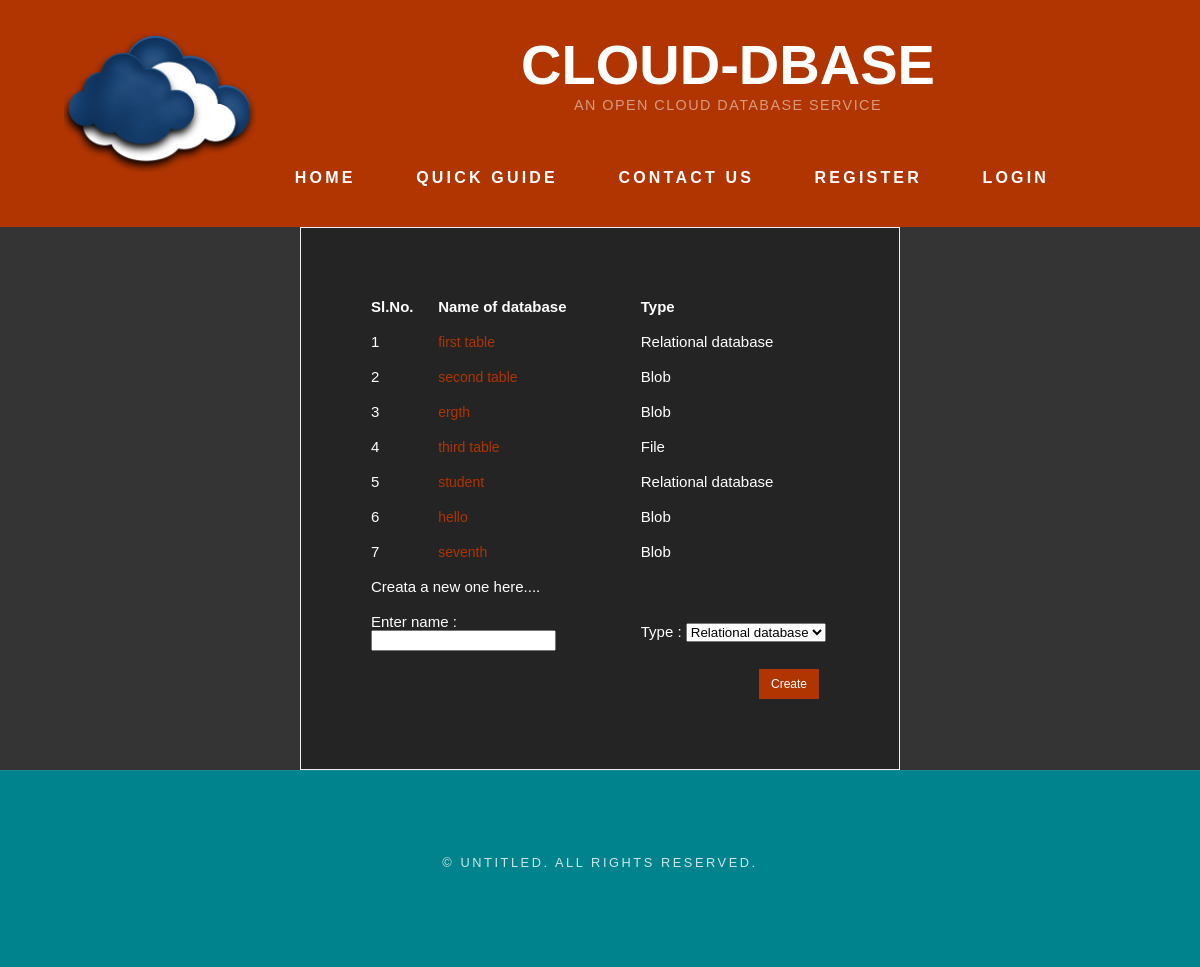
The page /userwelcome.php (signed in) on the database its author committed.
### tables this page shows
CREATE TABLE IF NOT EXISTS `storage` (
  `s_id` int(25) NOT NULL AUTO_INCREMENT,
  `s_name` varchar(50) NOT NULL,
  `s_type` varchar(20) NOT NULL,
  PRIMARY KEY (`s_id`)
);

### userwelcome.php (the view, shortened to what this page needs)
<!DOCTYPE html PUBLIC "-//W3C//DTD XHTML 1.0 Transitional//EN" "http://www.w3.org/TR/xhtml1/DTD/xhtml1-transitional.dtd">
<html xmlns="http://www.w3.org/1999/xhtml">
<head>
<link href="css/defaultreg.css" rel="stylesheet" type="text/css" media="all" />
<link href="css/page.css" rel="stylesheet" type="text/css" media="all" />
<link href="css/fonts.css" rel="stylesheet" type="text/css" media="all" />
<link href="css/storagelist.css" rel="stylesheet" type="text/css" media="all" />
</head>
<body>
	<div id="header-wrapper">
	<div id="header" class="container">
		<div id="logo">
			<span class="icon"><img src="images/clouds.png" align="left" class="logoimage"/></span>
			<h1><a href="index.html">CLOUD-DBASE</a></h1>
			<span>An open cloud database service</span>
        </div>
		<div id="menu">
			<ul>
				<li class="current_page_item">
				<a href="index.html" accesskey="1" title="">Home</a></li>
				<li><a href="#" accesskey="2" title="">Quick Guide</a></li>
				<li><a href="#" accesskey="3" title="">Contact Us</a></li>
				<li><a href="" accesskey="4" title="">Register</a></li>
				<li><a href="login.html" accesskey="5" title="">Login</a></li>
			</ul>
		</div>
	</div>
	</div>
	<div id="form_container">
    <div class="listofdb">
    <div class="list">
    	<table class="listtab">
        	<tr>
            	<th id="slno"><div align="left">Sl.No.</div></th>
                <th><div align="left">Name of database</div></th>
                <th id="type"><div align="left">Type</div></th>
            </tr>
    <?php
			$query="select s_id,s_name,s_type from storage;";
			if($result = mysql_query($query)){
				while($row = mysql_fetch_array($result, MYSQL_ASSOC)){
					echo "<tr>
						<td id='slno'>{$row['s_id']}</td>
						<td id='nameofdb'><a href=''>{$row['s_name']}</a></td>
						<td id='type'>{$row['s_type']}</td>
						</tr>
					";
				}
			}
			else
				echo "no database found</ br>";
			echo "<tr>
					<td colspan='3'>Creata a new one here....</td>
				  </tr>";
			echo "<form method='post' action='userwelcome.php'><tr>
					<td colspan='2'>Enter name : <input type='text' name='dbname' value=''></td>
					<td>Type : <select name='dbtype'>
						<option selected='selected'>Relational database</option>
						<option>Blob</option>
						<option>File</option>
						</select></td>
				  </tr>
				  <tr>
				  	<td colspan='3' id='submitbutton'>
						<input type='submit' value='Create' name='submit1' id='submitb'/>
					</td>
				  </tr>";
	?>
     </table>
    </div>
   </div>
<div id="copyright">
	<p>&copy; Untitled. All rights reserved.</p>
</div>
</div>
</body>
</html>

### css/defaultreg.css (style rules this page uses)
html, body { height: 100%; }
body { margin: 0px; padding: 0px; background: #FFF; font-family: 'Source Sans Pro', sans-serif; font-size: 12pt; font-weight: 400; color: #FFF; }
h1, h2, h3 { margin: 0; padding: 0; }
p, ol, ul { margin-top: 0; }
ol, ul { padding: 0; list-style: none; }
p { line-height: 180%; }
a { color: #0000FF; }
.container { margin: 0px auto; width: 100%; }
#header-wrapper { overflow: hidden; padding: 0em 0em; background: #B03500; }
#logo { padding: 2em 0em; text-align: center; }
#logo h1 { font-size: 3.5em; }
#logo a { text-decoration: none; color: #FFF; }
#logo span { letter-spacing: 0.10em; text-transform: uppercase; font-size: 0.90em; color: rgba(255,255,255,0.5); }
#logo .icon { font-size: 4em; color: rgba(255,255,255,1); }
#logo .logoimage { padding: 0em 0em 0em 1em; width:16%; height:10%; }
#menu { width: 80%; margin: 0px auto; }
#menu ul { text-align: center; }
#menu li { display: inline-block; }
#menu li a, #menu li span { display: inline-block; margin-left: 0.50em; padding: 1.5em 1.5em; letter-spacing: 0.20em; text-decoration: none; font-size: 1.0em; font-weight: 600; text-transform: uppercase; outline: 0; color: #FFF; }
#menu .current_page_item a { color: #FFF; }
#copyright { overflow: hidden; padding: 5em 0em; border-top: 1px solid rgba(255,255,255,0.08); clear:both; background:#00838C; }
#copyright p { letter-spacing: 0.20em; text-align: center; text-transform: uppercase; font-size: 0.80em; color: rgba(255,255,255,0.8); }
.listofdb { background: #343434; color:#FFF; font-size:15px; font-weight:200; }
.listofdb a { text-decoration:none; font-size:14px; font-weight:200; color:#B03500; }
.listtab { padding:1%; background:#242424; margin-left:25%; margin-right:25%; }

### css/page.css (style rules this page uses)
html, body { height: 100%; }
body { margin: 0px; padding: 0px; background: #00838C; font-family: 'Source Sans Pro', sans-serif; font-size: 12pt; font-weight: 400; color: #000000; }
h1, h2, h3 { margin: 0; padding: 0; }
.container { margin: 0px auto; width: auto; }
#menu { width: 80%; margin: 0px auto; }
#menu ul { text-align: center; }
#menu li { display: inline-block; }
#menu li a, #menu li span { display: inline-block; margin-left: 0.50em; padding: 1.5em 1.5em; letter-spacing: 0.20em; text-decoration: none; font-size: 1.0em; font-weight: 600; text-transform: uppercase; outline: 0; color: #FFF; }
#menu .current_page_item a { color: #FFF; }
.listofdb { background: #343434; color:#FFF; font-size:15px; font-weight:200; }
.listofdb a { text-decoration:none; font-size:14px; font-weight:200; color:#B03500; }
.listtab { padding-top:5%; padding-bottom:5%; padding-left:5%; padding-right:5%; background:#242424; margin-left:25%; margin-right:25%; }
#copyright { overflow: hidden; padding: 5em 0em; border-top: 1px solid rgba(255,255,255,0.08); }
#copyright p { letter-spacing: 0.20em; text-align: center; text-transform: uppercase; font-size: 0.80em; color: rgba(255,255,255,0.8); }

### css/storagelist.css (style rules this page uses)
.listtab { border:thin; border-style:ridge; }
.listtab tr th { width:200px; padding:8px; }
.listtab td { width:200px; text-align:left; padding:8px; }
.listtab #slno { width:50px; }
.listtab #type { width:100px; }
#submitbutton { text-align:right; }
#submitb { background-color:#B03500; border:none; margin-right:10px; padding-top:8px; padding-bottom:8px; padding-left:12px; padding-right:12px; color:#FFF; font-weight:200; font-size:12px; }

### rows shown on the page
storage: s_id "1", s_name "first table", s_type "Relational database"
storage: s_id "2", s_name "second table", s_type "Blob"
storage: s_id "3", s_name "ergth", s_type "Blob"
storage: s_id "4", s_name "third table", s_type "File"
storage: s_id "5", s_name "student", s_type "Relational database"
storage: s_id "6", s_name "hello", s_type "Blob"
storage: s_id "7", s_name "seventh", s_type "Blob"
